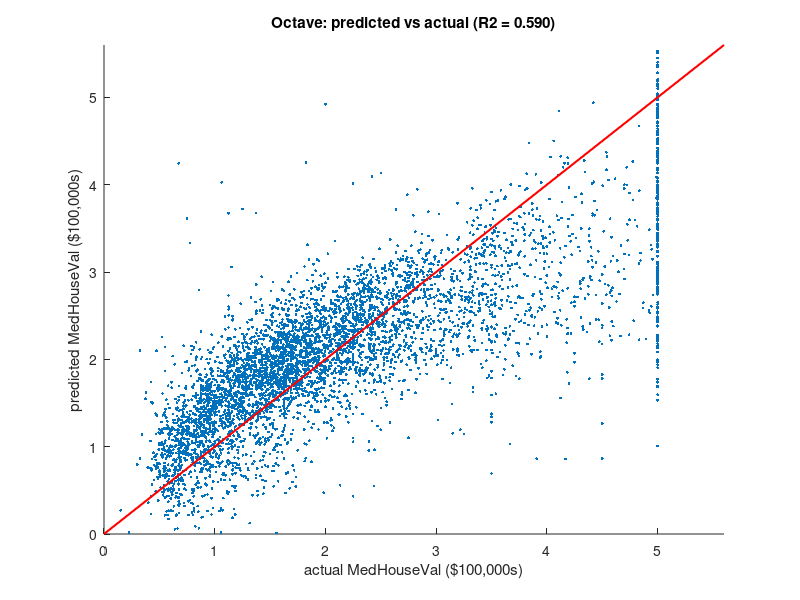

This figure's MATLAB source:
% octave counterpart to regression.ipynb
% same file, same split, same model -- so identical numbers to match.
% Run: octave regression.m

1; % treat as script
more off;   % do not page the output

% helper
function r2 = fit_r2(Atr, ytr, Ate, yte)
b = (Atr' * Atr) \ (Atr' * ytr);
pred = Ate * b;
r2 = 1 - sum((yte - pred).^2) / sum((yte - mean(yte)).^2);
end

% load
data = csvread("california.csv", 1, 0); % the 1 skips the header row
n = rows(data);

FEATURES = {"MedInc", "HouseAge", "AveRooms", "AveBedrms", ...
            "Population", "AveOccup", "Latitude", "Longitude"};

X = data(:, 1:8);
y = data(:, 9);

printf("rows loaded : %d\n", n);

% split
% floor() matches Python's int(0.75 * len(df)).
ntr = floor(0.75 * n);
nte = n - ntr;

Xtr = X(1:ntr, :);   
ytr = y(1:ntr);
Xte = X(ntr+1:end, :);
yte = y(ntr+1:end);

printf("train : %d rows\n", ntr);
printf("test  : %d rows\n\n", nte);

% train: normal equation
A = [ones(ntr,1), Xtr];   % design matrix : intercept column & 8 features
b = (A' * A) \ (A' * ytr);   % b = [intercept; w1 ... w8]

% evaluate on held-back test rows
Ate = [ones(nte,1), Xte];
pred = Ate * b;   % one dot product per row
err = pred - yte;

MAE = mean(abs(err));
RMSE = sqrt(mean(err .^ 2));
R2 = 1 - sum(err.^2) / sum((yte - mean(yte)).^2);

% report
printf("Octave (normal equation), all 8 features, test set\n");
printf(" intercept : %.6f\n", b(1));
for i = 1:numel(FEATURES)
    printf("   %-12s: %.6f\n", FEATURES{i}, b(i+1));
end
printf("   MAE   : %.6f\n", MAE);
printf("   RMSE  : %.6f\n", RMSE);
printf("   R2    : %.6f\n\n", R2);

% drop one ablation
printf("drop-one ablation (test R2)\n");
printf(" all 8 : %4f\n", R2);
for i = 1:8
    keep = setdiff(1:8, i);      % every column expect i
    r2_i = fit_r2([ones(ntr,1), Xtr(:,keep)], ytr, ...
                    [ones(nte, 1), Xte(:,keep)], yte);
    printf(" drop %-9s: %.4f  (change %+.4f)\n", FEATURES{i}, r2_i, r2_i - R2);
end
printf("\n");

% final model: all 8 + 2 engineered
AveRooms  = X(:,3);
AveBedrms = X(:,4);
AveOccup  = X(:,6);

RoomsPerPerson = AveRooms ./ AveOccup;    
BedrmRatio = AveBedrms ./ AveRooms;

XE   = [X, RoomsPerPerson, BedrmRatio]; % X already holds the 8 raw columns in order
ENGN = {"MedInc","HouseAge","AveRooms","AveBedrms","Population", ...
        "AveOccup","Latitude","Longitude","RoomsPerPerson","BedrmRatio"};

AE  = [ones(ntr,1), XE(1:ntr,:)];
AEe = [ones(nte,1), XE(ntr+1:end,:)];
bE  = (AE' * AE) \ (AE' * ytr);

predE = AEe * bE;
errE  = predE - yte;
RMSEE = sqrt(mean(errE .^ 2));
R2E   = 1 - sum(errE.^2) / sum((yte - mean(yte)).^2);

printf("Octave, final model (all 8 + 2 engineered), test set\n");
printf("   intercept     : %.6f\n", bE(1));
for i = 1:numel(ENGN)
    printf("   %-14s: %.6f\n", ENGN{i}, bE(i+1));
end
printf(" RMSE : %.6f\n", RMSEE);
printf(" R2 : %.6f\n\n", R2E);

% ridge, the normal-equation
% note: this is "unscaled" ridge, will not match the Python Ridge CV, which scaled features so
% two different models
% not cross check per say
lambda = 1;
I = eye(9); I(1,1) = 0;          % never penalise intercept
b_ridge = (A' * A + lambda * I) \ (A' * ytr);

pred_r = Ate * b_ridge;
R2_r = 1 - sum((yte - pred_r).^2) / sum((yte - mean(yte)).^2);

printf("ridge (unscaled, lambda = %g)\n", lambda);
printf("   test R2   : %.6f\n", R2_r);
printf("   vs OLS    : %+.6f\n", R2_r - R2);

% predicted vs actual
figure("visible", "off");
scatter(yte, pred, 4, "filled");
hold on;
plot([0 5.6], [0 5.6], "r-", "linewidth", 1.5);
xlabel("actual MedHouseVal ($100,000s)");
ylabel("predicted MedHouseVal ($100,000s)");
title(sprintf("Octave: predicted vs actual (R2 = %.3f)", R2));
axis([0 5.6 0 5.6]);
print -dpng "pred_vs_actual_octave.png";
printf("\nwrote pred_vs_actual_octave.png\n");

% ridge in octave is unscaled while its scaled in Python. 
